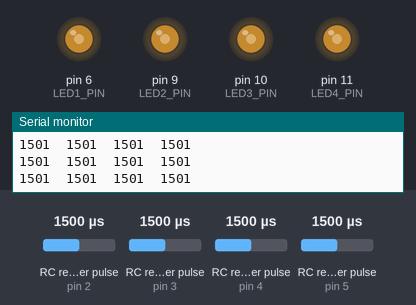
Bench run of a sketch on a simulated Arduino Uno, built with avr-gcc and run on an emulated ATmega328P. Shown: output pins drawn as LEDs (lit = HIGH), the last lines printed to the serial monitor. Wiring (inferred from the names in the program): 4 × RC receiver channel: data pin 2 / data pin 3 / data pin 4 / data pin 5. The inputs (shaded band) are chosen by the test bench; at power-on: RC receiver pulse (sensors on pin 5, pin 2, pin 3, pin 4) 1500 µs.

Above: at 1.2 s.
1.3 s: RC receiver pulse (sensor on pin 5) set to 1750 µs
4.3 s: RC receiver pulse (sensor on pin 2) set to 1020 µs
At 4.82 s:
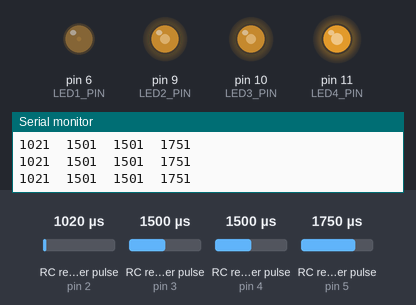
7.3 s: RC receiver pulse (sensor on pin 3) set to 1020 µs
At 7.94 s:
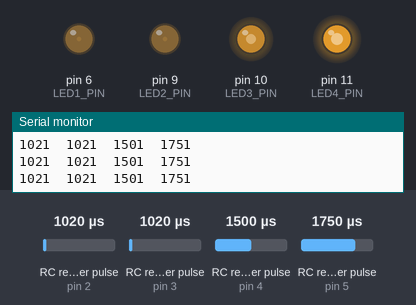
10.3 s: RC receiver pulse (sensor on pin 4) set to 1020 µs
At 11.06 s:
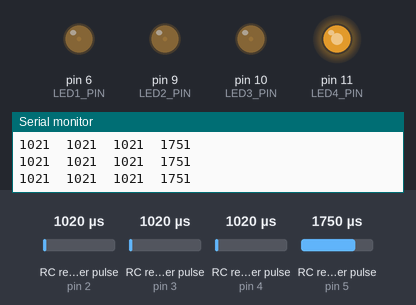
13.3 s: RC receiver pulse (sensor on pin 2) set to 1228 µs
At 14.18 s:
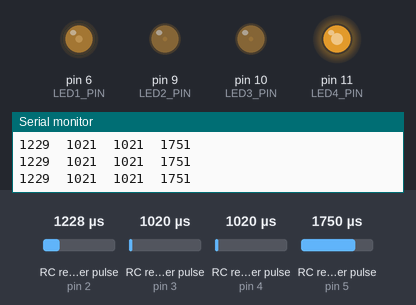
16.3 s: RC receiver pulse (sensor on pin 2) set to 1246 µs
Timing chart, 0 to 20.3 s (numbered marks = the images above; inputs shaded):
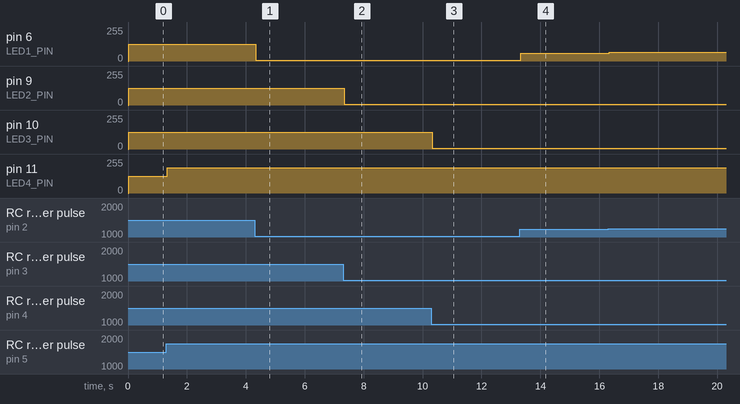

The sketch:

receiver_bare_minimum.ino
```cpp
/**
 * receiver_test.ino
 *
 * @date: 05/01/18
 * @brief: read receiver pulse position modulation signals, and write to LED's
 *         for visualization.
 */

/* Pin Definitons */
#define RCVR_CH_1 2
#define RCVR_CH_2 3
#define RCVR_CH_3 4
#define RCVR_CH_4 5
#define LED1_PIN 6
#define LED2_PIN 9
#define LED3_PIN 10
#define LED4_PIN 11

/* Global Variables */
unsigned long rc1, rc2, rc3, rc4; // reciever channel signals
int led1_pwm, led2_pwm, led3_pwm, led4_pwm; // LED PWM values

/* Setup */
void setup()
{
  // set all reciever channel pins as inputs to read the incoming signal
  pinMode(RCVR_CH_1, INPUT);
  pinMode(RCVR_CH_2, INPUT);
  pinMode(RCVR_CH_3, INPUT);
  pinMode(RCVR_CH_4, INPUT);

  // set all LED pins as outputs to output a PWM signal
  pinMode(LED1_PIN, OUTPUT);
  pinMode(LED2_PIN, OUTPUT);
  pinMode(LED3_PIN, OUTPUT);
  pinMode(LED4_PIN, OUTPUT);

  // start the serial monitor for debugging
  Serial.begin(9600);
}

/* Main loop */
void loop()
{
  // read the receiver signals using pulseIn()
  rc1 = pulseIn(RCVR_CH_1, HIGH);
  rc2 = pulseIn(RCVR_CH_2, HIGH);
  rc3 = pulseIn(RCVR_CH_3, HIGH);
  rc4 = pulseIn(RCVR_CH_4, HIGH);

  // map the receiver signal which is a 1000-2000 us value to an integer
  // to write to the LED pin. The Arduino 8bit Analog-to-Digital converter
  // supports values between 0-256.
  led1_pwm = map(rc1, 990, 2010, 0, 255);
  led2_pwm = map(rc2, 990, 2010, 0, 255);
  led3_pwm = map(rc3, 990, 2010, 0, 255);
  led4_pwm = map(rc4, 990, 2010, 0, 255);

  analogWrite(LED1_PIN, led1_pwm);
  analogWrite(LED2_PIN, led2_pwm);
  analogWrite(LED3_PIN, led3_pwm);
  analogWrite(LED4_PIN, led4_pwm);

  Serial.print(rc1);
  Serial.print("  ");
  Serial.print(rc2);
  Serial.print("  ");
  Serial.print(rc3);
  Serial.print("  ");
  Serial.println(rc4);
}
```

Measured:
- after the input at 4.3 s, pin 6 (LED1_PIN): 127/255 → 7/255 at once
- after the input at 7.3 s, pin 9 (LED2_PIN): 127/255 → 7/255 after 0.05 s
- after the input at 10.3 s, pin 10 (LED3_PIN): 127/255 → 7/255 at once
- after the input at 13.3 s, pin 6 (LED1_PIN): 7/255 → 59/255 at once
